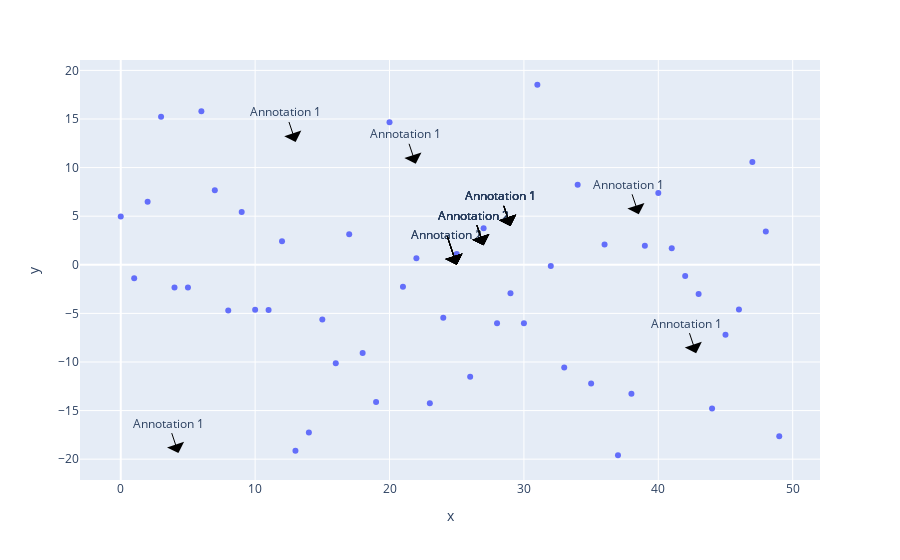

Write notebook code for a chart like this one.
### Markdown cell above
- fantastic debugging discusion the last time
- watch expressions was new to me
- debugging and inspecting dataframes, figures and callback contect still feel... inefficient
- I feel it's better to use pickle() and inspect objects in JupyterLab
- But that too feels inefficient
- Typical workflow:
    - run without debugging
    - get an error message in the app
    - correct the error message and run again with ctrl+s
    - OR shut down app
    - run again with Start Debugging
    - Anyway: A LOT of restarting going on
- are there better ways that are unknow to me/us?
    - perhaps with PyCharm?
    - Or in VSCode Call Stack?
    - => I'd like to dive into this:
    - AND weird or even productive ways to set up attributes in app.run_server() like:
        - debug = True
        - dev_tools_props_check 
        - dev_tools_ui
- Community efforts were mentioned last time aroudn
    - a possibility for a medium.article?
    - if not, then SO or CF
- ChatGPT?

### Code cell
import plotly.graph_objects as go
import plotly.express as px
import pandas as pd
import dbm.dumb
import shelve
from dash import Dash, html, dcc
import statsmodels.api as sm
import numpy as np
import dash_daq as daq
import dash_bootstrap_components as dbc

with shelve.open('C:\\repos\shelve\dash2\\figure_structure', 'r') as shelf_in:
    # for key in shelf_in.keys():
        # print(repr(key), repr(shelf_in[key]))
        # print(repr(key))
    # fig = go.Figure(shelf_in['figout'])
    fig = shelf_in['figout']
    figdata = shelf_in['figdata']
    # dfi = shelf_in['dfi']
    # df = pd.read_pickle(shelf_in['dfout'])
    # dff = shelf_in['dfout']
    ctx_inputs_list = shelf_in['ctx_inputs_list']
    # ctx_outputs_list = shelf_in['ctx_outputs_list']
    # ctx_triggered_id = shelf_in['ctx_triggered_id']
    # comp_H4 = shelf_in['component']

f = fig.full_figure_for_development(warn=False)
fig.show()

### Figure 1 — Plotly figure (JSON) as saved in the notebook; plotly's stock layout.template omitted (floating-point values rounded to 4 significant figures)
{"data": [{"hovertemplate": "x=%{x}<br>y=%{y}<extra></extra>", "legendgroup": "", "marker": {"color": "#636efa", "symbol": "circle"}, "mode": "markers", "name": "", "orientation": "v", "showlegend": false, "type": "scatter", "x": [0, 1, 2, 3, 4, 5, 6, 7, 8, 9, 10, 11, 12, 13, 14, 15, 16, 17, 18, 19, 20, 21, 22, 23, 24, 25, 26, 27, 28, 29, 30, 31, 32, 33, 34, 35, 36, 37, 38, 39, 40, 41, 42, 43, 44, 45, 46, 47, 48, 49], "xaxis": "x", "y": [4.967, -1.383, 6.477, 15.23, -2.342, -2.341, 15.79, 7.674, -4.695, 5.426, -4.634, -4.657, 2.42, -19.13, -17.25, -5.623, -10.13, 3.142, -9.08, -14.12, 14.66, -2.258, 0.6753, -14.25, -5.444, 1.109, -11.51, 3.757, -6.006, -2.917, -6.017, 18.52, -0.135, -10.58, 8.225, -12.21, 2.089, -19.6, -13.28, 1.969, 7.385, 1.714, -1.156, -3.011, -14.79, -7.198, -4.606, 10.57, 3.436, -17.63], "yaxis": "y"}], "layout": {"annotations": [{"arrowcolor": "black", "arrowhead": 1, "arrowsize": 3, "arrowwidth": 1, "showarrow": true, "text": "Annotation 1", "x": 21.95, "y": 10.39}, {"arrowcolor": "black", "arrowhead": 1, "arrowsize": 3, "arrowwidth": 1, "showarrow": true, "text": "Annotation 1", "x": 13.01, "y": 12.64}, {"arrowcolor": "black", "arrowhead": 1, "arrowsize": 3, "arrowwidth": 1, "showarrow": true, "text": "Annotation 1", "x": 4.291, "y": -19.38}, {"arrowcolor": "black", "arrowhead": 1, "arrowsize": 3, "arrowwidth": 1, "showarrow": true, "text": "Annotation 1", "x": 38.55, "y": 5.194}, {"arrowcolor": "black", "arrowhead": 1, "arrowsize": 3, "arrowwidth": 1, "showarrow": true, "text": "Annotation 1", "x": 25, "y": 0}, {"arrowcolor": "black", "arrowhead": 1, "arrowsize": 3, "arrowwidth": 1, "showarrow": true, "text": "Annotation 2", "x": 25, "y": 0}, {"arrowcolor": "black", "arrowhead": 1, "arrowsize": 3, "arrowwidth": 1, "showarrow": true, "text": "Annotation 1", "x": 42.82, "y": -9.092}, {"arrowcolor": "black", "arrowhead": 1, "arrowsize": 3, "arrowwidth": 1, "showarrow": true, "text": "", "x": 25, "y": 0}, {"arrowcolor": "black", "arrowhead": 1, "arrowsize": 3, "arrowwidth": 1, "showarrow": true, "text": "Annotation 2", "x": 27, "y": 2}, {"arrowcolor": "black", "arrowhead": 1, "arrowsize": 3, "arrowwidth": 1, "showarrow": true, "text": "Annotation 1", "x": 29, "y": 4}, {"arrowcolor": "black", "arrowhead": 1, "arrowsize": 3, "arrowwidth": 1, "showarrow": true, "text": "", "x": 25, "y": 0}, {"arrowcolor": "black", "arrowhead": 1, "arrowsize": 3, "arrowwidth": 1, "showarrow": true, "text": "Annotation 2", "x": 27, "y": 2}, {"arrowcolor": "black", "arrowhead": 1, "arrowsize": 3, "arrowwidth": 1, "showarrow": true, "text": "Annotation 1", "x": 29, "y": 4}, {"arrowcolor": "black", "arrowhead": 1, "arrowsize": 3, "arrowwidth": 1, "showarrow": true, "text": "", "x": 25, "y": 0}, {"arrowcolor": "black", "arrowhead": 1, "arrowsize": 3, "arrowwidth": 1, "showarrow": true, "text": "Annotation 2", "x": 27, "y": 2}, {"arrowcolor": "black", "arrowhead": 1, "arrowsize": 3, "arrowwidth": 1, "showarrow": true, "text": "Annotation 1", "x": 29, "y": 4}, {"arrowcolor": "black", "arrowhead": 1, "arrowsize": 3, "arrowwidth": 1, "showarrow": true, "text": "", "x": 25, "y": 0}, {"arrowcolor": "black", "arrowhead": 1, "arrowsize": 3, "arrowwidth": 1, "showarrow": true, "text": "Annotation 2", "x": 27, "y": 2}, {"arrowcolor": "black", "arrowhead": 1, "arrowsize": 3, "arrowwidth": 1, "showarrow": true, "text": "Annotation 1", "x": 29, "y": 4}, {"arrowcolor": "black", "arrowhead": 1, "arrowsize": 3, "arrowwidth": 1, "showarrow": true, "text": "", "x": 25, "y": 0}, {"arrowcolor": "black", "arrowhead": 1, "arrowsize": 3, "arrowwidth": 1, "showarrow": true, "text": "Annotation 2", "x": 27, "y": 2}, {"arrowcolor": "black", "arrowhead": 1, "arrowsize": 3, "arrowwidth": 1, "showarrow": true, "text": "Annotation 1", "x": 29, "y": 4}, {"arrowcolor": "black", "arrowhead": 1, "arrowsize": 3, "arrowwidth": 1, "showarrow": true, "text": "", "x": 25, "y": 0}, {"arrowcolor": "black", "arrowhead": 1, "arrowsize": 3, "arrowwidth": 1, "showarrow": true, "text": "Annotation 2", "x": 27, "y": 2}, {"arrowcolor": "black", "arrowhead": 1, "arrowsize": 3, "arrowwidth": 1, "showarrow": true, "text": "Annotation 1", "x": 29, "y": 4}], "autosize": true, "legend": {"tracegroupgap": 0}, "margin": {"t": 60}, "xaxis": {"anchor": "y", "autorange": true, "domain": [0, 1], "range": [-2.999, 52.0], "title": {"text": "x"}, "type": "linear"}, "yaxis": {"anchor": "x", "autorange": true, "domain": [0, 1], "range": [-22.55, 21.47], "title": {"text": "y"}, "type": "linear"}}}
